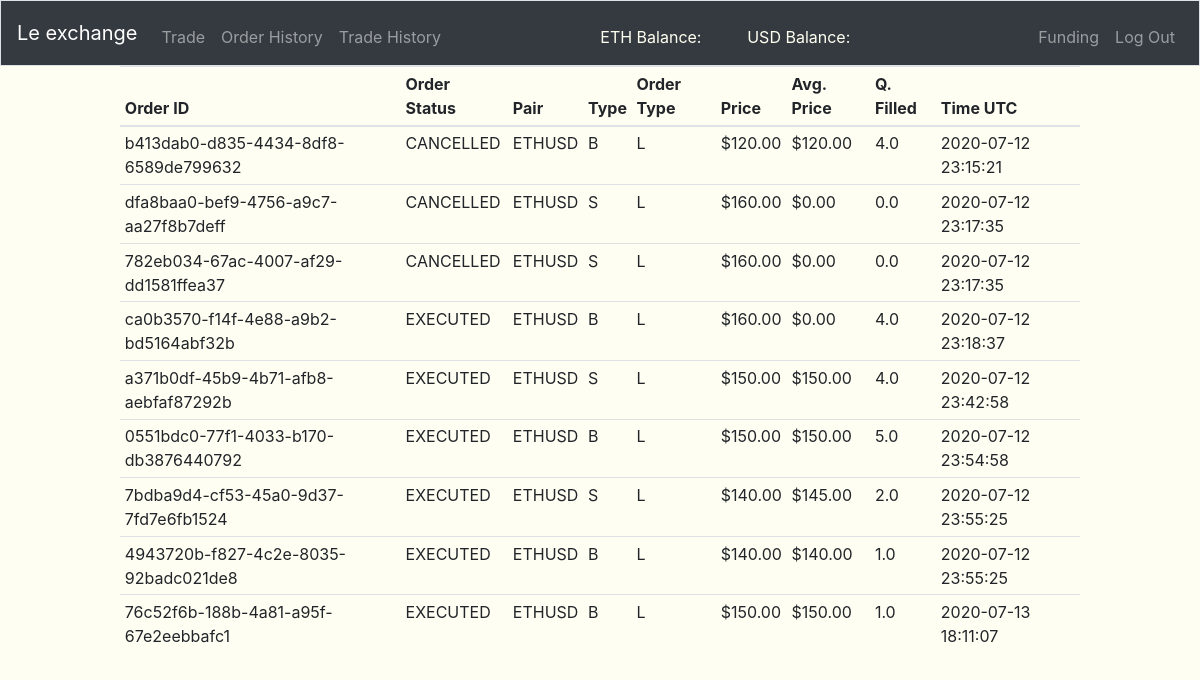
/order-history (signed in), run on an earlier commit of the app's database.
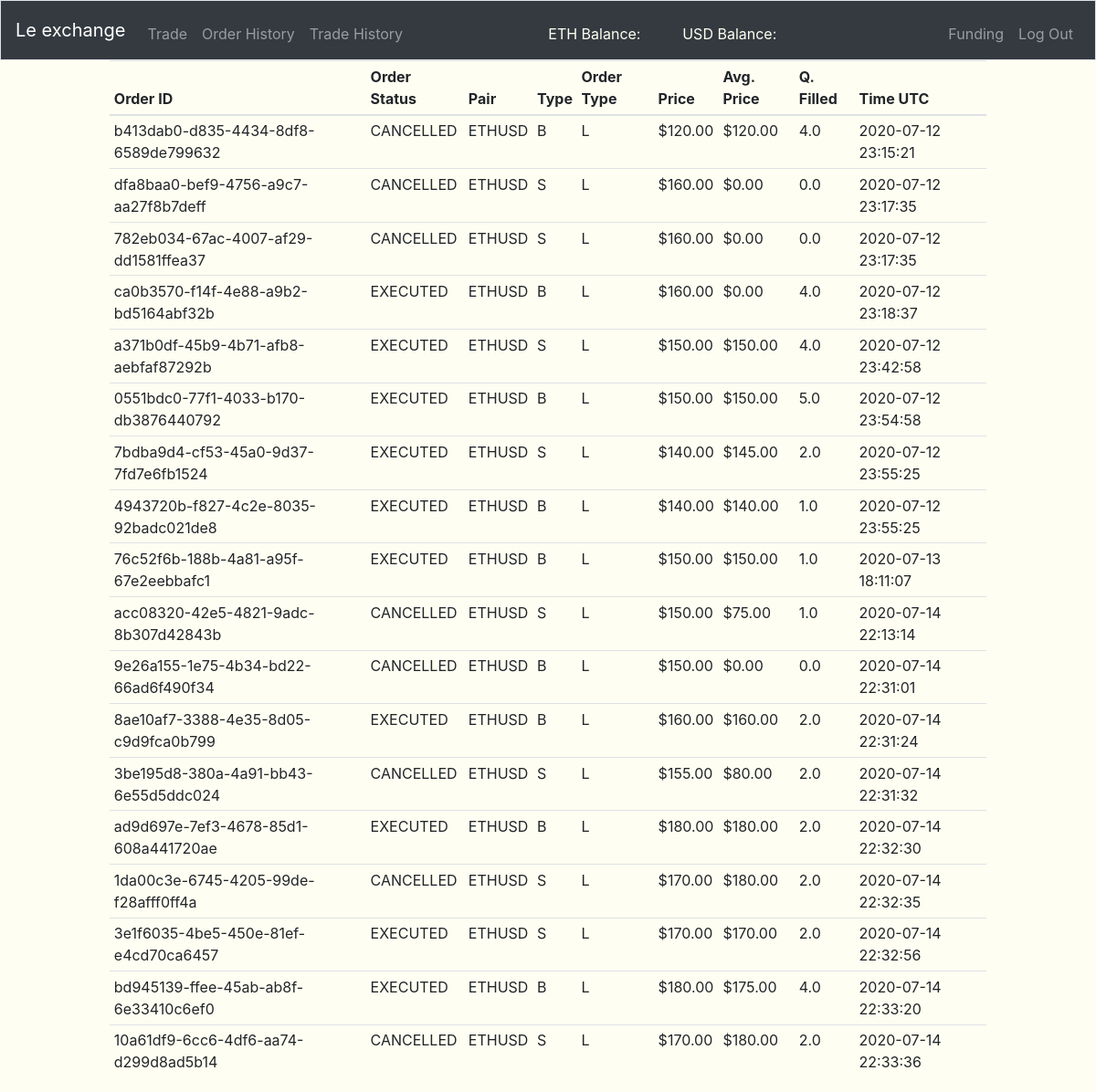
And on a later commit of the database.
### tables this page shows
CREATE TABLE "order_history" (
	"order_id"	VARCHAR(255) NOT NULL,
	"user_id"	INTEGER NOT NULL,
	"pair"	VARCHAR(255) NOT NULL,
	"type"	CHAR(1) NOT NULL,
	"ordertype"	CHAR(1) NOT NULL,
	"price"	REAL NOT NULL,
	"avg_price"	REAL NOT NULL,
	"quantity_filled"	REAL NOT NULL,
	"time"	INTEGER NOT NULL,
	"status"	TEXT NOT NULL,
	PRIMARY KEY("order_id")
);

### views.py (the view)
@app.route('/order-history', methods=["GET"])
@login_required
def order_history():
    order_history = db.execute(
        "SELECT * FROM order_history WHERE user_id = :id", id=session["user_id"])
    return render_template("history.html", order_history=order_history)

### app.py (called while the page is built)
@app.after_request
def after_request(response):
    response.headers["Cache-Control"] = "no-cache, no-store, must-revalidate"
    response.headers["Expires"] = 0
    response.headers["Pragma"] = "no-cache"
    return response

### helper.py (called while the page is built)
def login_required(f):
    @wraps(f)
    def decorated_function(*args, **kwargs):
        if session.get("user_id") is None:
            return redirect("/login"), 403
        return f(*args, **kwargs)
    return decorated_function

def usd(value):
    return f"${value:,.2f}"

def timeformater(time):
    return datetime.datetime.utcfromtimestamp(time)

### templates/history.html (shortened to what this page needs)
{% extends "layout.html" %}
{% block main %}
<table class="table table-hover table-sm" style="width: 80%; margin-left: auto; margin-right: auto;">
  <thead s>
    <tr>
      <th scope="col">Order ID</th>
      <th scope="col">Order Status</th>
      <th scope="col">Pair</th>
      <th scope="col">Type</th>
      <th scope="col">Order Type</th>
      <th scope="col">Price</th>
      <th scope="col">Avg. Price</th>
      <th scope="col">Q. Filled</th>
      <th scope="col">Time UTC</th>
    </tr>
  </thead>
  <tbody>
    {% for i in order_history %}
      <tr>
        <td>{{i.order_id}}</td>
        <td>{{i.status}}</td>
        <td>{{i.pair}}</td>
        <td>{{i.type}}</td>
        <td>{{i.ordertype}}</td>
        <td>{{i.price|usd}}</td>
        <td>{{i.avg_price|usd}}</td>
        <td>{{i.quantity_filled}}</td>
        <td>{{i.time|timeformater}}</td>
      </tr>
    {% endfor %}
  </tbody>
</table>
{% endblock %}

### templates/layout.html (shortened to what this page needs)
<!DOCTYPE html>
<html lang="en">
    <head>
      <link href="static/styles.css" rel="stylesheet">
      <link rel="stylesheet" href="https://stackpath.bootstrapcdn.com/bootstrap/4.4.1/css/bootstrap.min.css">
    </head>
    <body style="background-color: #fffef2;">
      <nav class="navbar navbar-expand-md navbar-dark bg-dark border">
        <a class="navbar-brand" href="/">Le exchange</a>
        <div class="collapse navbar-collapse" id="navbar">
            {% if session.user_id %}
                <ul class="navbar-nav mr-auto mt-2">
                    <li class="nav-item"><a class="nav-link" href="/trade">Trade</a></li>
                    <li class="nav-item"><a class="nav-link" href="/order-history">Order History</a></li>
                    <li class="nav-item"><a class="nav-link" href="/trade-history">Trade History</a></li>
                </ul>
                <ul class="navbar-nav mr-auto mt-2 container" style="width: 30%;">
                    <li class="nav-item col" style="color: ivory;">ETH Balance: </li><div style="color: fuchsia;" id="user_navbar_eth_balance"></div>
                    <li class="nav-item col" style="color: ivory;">USD Balance: </li><div style="color: greenyellow;" id="user_navbar_usd_balance"></div>
                </ul>
                <ul class="navbar-nav ml-auto mt-2">
                    <li class="nav-item"><a class="nav-link" href="/funding">Funding</a></li>
                    <li class="nav-item"><a class="nav-link" href="/logout">Log Out</a></li>
                </ul>
            {% else %}
                <ul class="navbar-nav ml-auto mt-2">
                    <li class="nav-item"><a class="nav-link" href="/register">Register</a></li>
                    <li class="nav-item"><a class="nav-link" href="/login">Log In</a></li>
                </ul>
            {% endif %}
        </div>
    </nav>
        {% block main %}{% endblock %}
      </body>
</html>

What changed in the data, as far as the page shows it:
added order_history: order_id "acc08320-42e5-4821-9adc-8b307d42843b", status "CANCELLED", pair "ETHUSD", type "S", ordertype "L", price "$150.00", avg_price "$75.00", quantity_filled "1.0", time "2020-07-14 22:13:14"
added order_history: order_id "9e26a155-1e75-4b34-bd22-66ad6f490f34", status "CANCELLED", pair "ETHUSD", type "B", ordertype "L", price "$150.00", avg_price "$0.00", quantity_filled "0.0", time "2020-07-14 22:31:01"
added order_history: order_id "8ae10af7-3388-4e35-8d05-c9d9fca0b799", status "EXECUTED", pair "ETHUSD", type "B", ordertype "L", price "$160.00", avg_price "$160.00", quantity_filled "2.0", time "2020-07-14 22:31:24"
added order_history: order_id "3be195d8-380a-4a91-bb43-6e55d5ddc024", status "CANCELLED", pair "ETHUSD", type "S", ordertype "L", price "$155.00", avg_price "$80.00", quantity_filled "2.0", time "2020-07-14 22:31:32"
added order_history: order_id "ad9d697e-7ef3-4678-85d1-608a441720ae", status "EXECUTED", pair "ETHUSD", type "B", ordertype "L", price "$180.00", avg_price "$180.00", quantity_filled "2.0", time "2020-07-14 22:32:30"
added order_history: order_id "1da00c3e-6745-4205-99de-f28afff0ff4a", status "CANCELLED", pair "ETHUSD", type "S", ordertype "L", price "$170.00", avg_price "$180.00", quantity_filled "2.0", time "2020-07-14 22:32:35"
added order_history: order_id "3e1f6035-4be5-450e-81ef-e4cd70ca6457", status "EXECUTED", pair "ETHUSD", type "S", ordertype "L", price "$170.00", avg_price "$170.00", quantity_filled "2.0", time "2020-07-14 22:32:56"
added order_history: order_id "bd945139-ffee-45ab-ab8f-6e33410c6ef0", status "EXECUTED", pair "ETHUSD", type "B", ordertype "L", price "$180.00", avg_price "$175.00", quantity_filled "4.0", time "2020-07-14 22:33:20"
added order_history: order_id "10a61df9-6cc6-4df6-aa74-d299d8ad5b14", status "CANCELLED", pair "ETHUSD", type "S", ordertype "L", price "$170.00", avg_price "$180.00", quantity_filled "2.0", time "2020-07-14 22:33:36"
